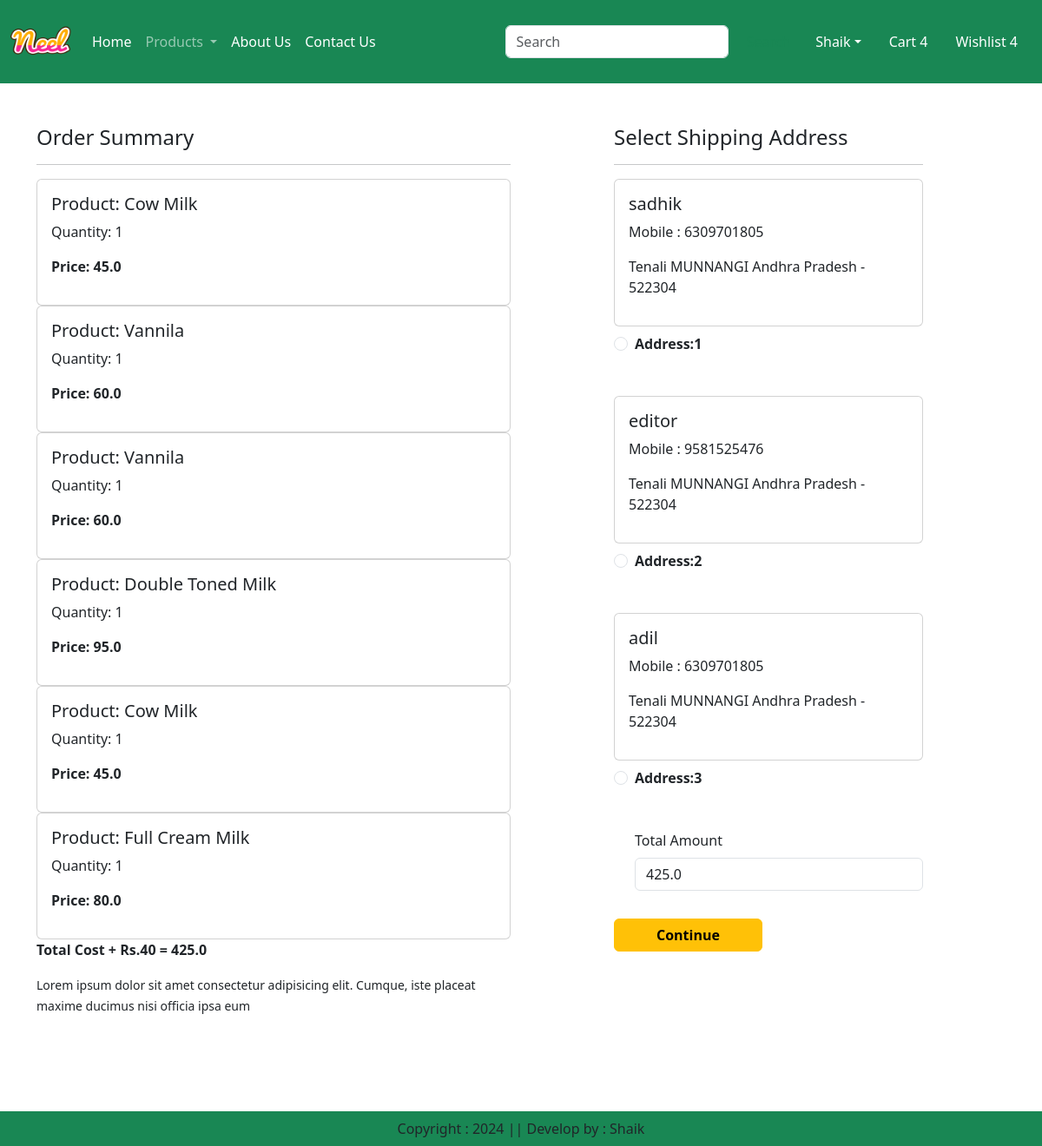
Screenshot of /checkout/ (signed in) with the database file from the repository.
### app/models.py (models this page shows, shortened)
class cart(models.Model):
    user=models.ForeignKey(User,on_delete=models.CASCADE)
    product=models.ForeignKey(Product,on_delete=models.CASCADE)
    quantity=models.PositiveIntegerField(default=1)

class Product(models.Model):
    title=models.CharField(max_length=100)
    selling_price=models.FloatField()
    discount_price=models.FloatField()
    description=models.TextField()
    composition=models.TextField(default='')
    prodapp=models.TextField(default='')
    category=models.CharField(choices=CATEGORY_CHOICES,max_length=2)
    product_image=models.ImageField(upload_to='product')

class Customer(models.Model):
    user=models.ForeignKey(User,on_delete=models.CASCADE)
    name=models.CharField(max_length=200)
    locality=models.CharField(max_length=200)
    city=models.CharField(max_length=50)
    mobile=models.IntegerField(default=0)
    zipcode=models.IntegerField()
    state=models.CharField(choices=STATE_CHOICES,max_length=100)

### app/views.py (the view)
# urls.py: path('checkout/',views.checkout.as_view(),name='checkout'),
class checkout(View):
    def get(self,request):
        user=request.user
        add=Customer.objects.filter(user=user)
        cart_items=cart.objects.filter(user=user)
        famount=0
        for p in cart_items:
            value=p.quantity*p.product.discount_price
            famount=famount+value
        totalamount=famount+40
        return render(request,'app/checkout.html',locals())

### app/templates/app/checkout.html (shortened to what this page needs)
{% extends "app/base.html" %}
{% load static %}
{% block main-content %}
<div class="container">
    <div class="row mt-5">
        <div class="col-sm-6">
            <h4>Order Summary</h4>
            <hr>
            {% for item in cart_items %}
            <div class="card mb-">
                <div class="card-body">
                    <h5>Product: {{item.product.title}}</h5>
                    <p>Quantity: {{item.quantity}}</p>
                    <p class="fw-bold">Price: {{item.product.discount_price}}</p>
                </div>
            </div>
            {% endfor %}
            <p class="fw-bold">Total Cost + Rs.40 = {{totalamount}}</p>
            <small>Lorem ipsum dolor sit amet consectetur adipisicing elit. Cumque, iste placeat maxime ducimus nisi officia ipsa eum</small>
        </div>
        <div class="col-sm-4 offset-sm-1">
            <h4>Select Shipping Address</h4>
            <hr>
            <form action="" method="post" id="myform">
                {% for ad in add %}
                <div class="card">
                    <div class="card-body">
                        <h5>{{ad.name}}</h5>
                        <p>Mobile : {{ad.mobile}}</p>
                        <p>{{ad.locality}} {{ad.city}} {{ad.state}} - {{ad.zipcode}}</p>
                    </div>
                </div>
                <div class="form-check mt-2 mb-5">
                    <input type="radio" class="form-check-input" name="custid" id="custadd{{forloop.counter}}" value="{{ad.id}}">
                    <label for="custadd{{forloop.counter}}" class="from-check-input fw-bold">
                        Address:{{forloop.counter}}
                    </label>
                </div>
                {% endfor %}
                <div class="form-check mb-3">
                    <label for="totamount" class="form-label">Total Amount</label>
                    <input type="number" class="form-control" name="totamount" value="{{totalamount}}" readonly>
                </div>
                <div style={height:100px}>
                    <button type="submit" class="btn btn-warning mt-3 px-5 fw-bold">Continue</button>
                </div>
            </form>
        </div>
    </div>
</div>
{% endblock main-content %}

### rows the page displays
cart: product "Cow Milk", quantity "1", product.discount_price "45.0"
cart: product "Vannila", quantity "1", product.discount_price "60.0"
cart: product "Vannila", quantity "1", product.discount_price "60.0"
cart: product "Double Toned Milk", quantity "1", product.discount_price "95.0"
cart: product "Cow Milk", quantity "1", product.discount_price "45.0"
cart: product "Full Cream Milk", quantity "1", product.discount_price "80.0"
Customer: name "sadhik", mobile "6309701805", locality "Tenali", city "MUNNANGI", state "Andhra Pradesh", zipcode "522304"
Customer: name "editor", mobile "9581525476", locality "Tenali", city "MUNNANGI", state "Andhra Pradesh", zipcode "522304"
Customer: name "adil", mobile "6309701805", locality "Tenali", city "MUNNANGI", state "Andhra Pradesh", zipcode "522304"

### other values shown
{{ totalamount }} "425.0"
